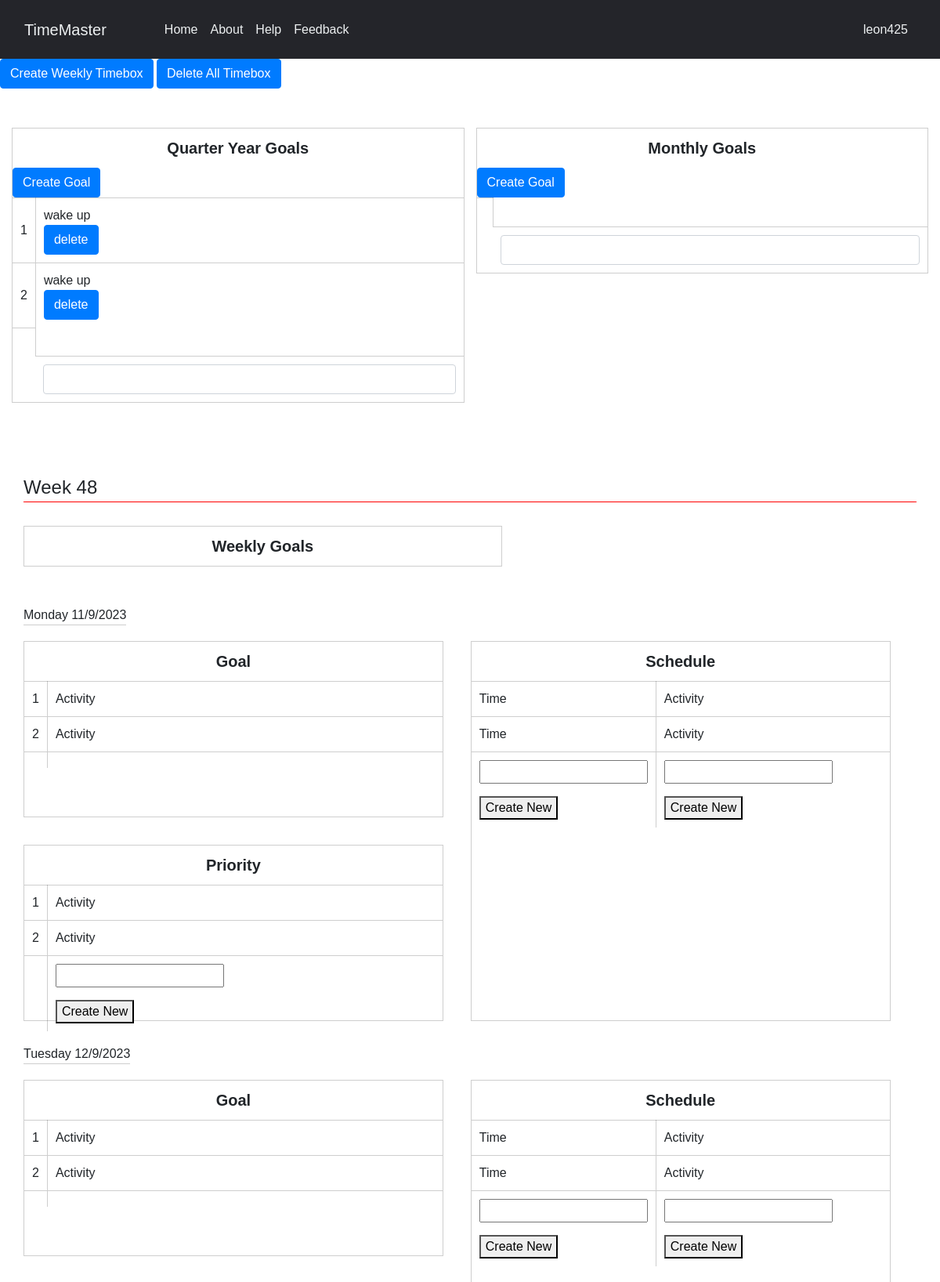
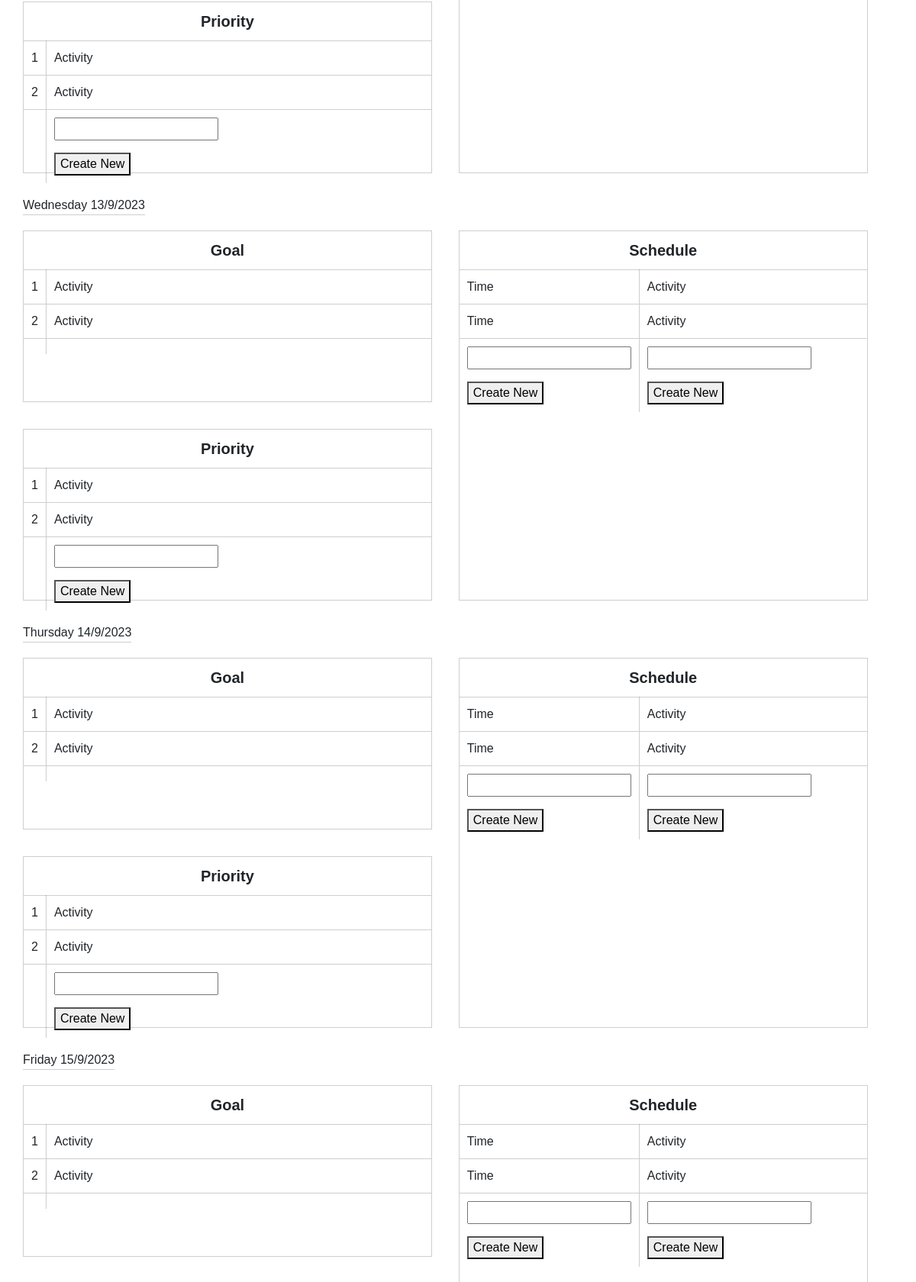
Page /timeboxing/ (signed in, upper part) on the committed database (2 pictures, top to bottom).
### list/timebox_models.py (models this page shows, shortened)
class Quarterly_goal(models.Model):
    user = models.ForeignKey(User, on_delete=models.CASCADE, null=True)
    name = models.CharField(max_length=200)

class Timebox(models.Model):
    user = models.ForeignKey(User, on_delete=models.CASCADE, null=True)
    name = models.CharField(max_length=200)
    weekNum = models.CharField(max_length=200, default=0)

### list/timebox.py (the view, shortened to what this page needs)
# urls.py: path("timeboxing/", timebox.timebox, name="timeboxing"),
def timebox(response):
    tb = Timebox.objects.all()
    days = ["Monday","Tuesday","Wednesday","Thursday","Friday","Saturday","Sunday"]
    result = time.localtime(time.time())
    img_plus = Images.objects.get(name="plus")
    this_week = math.ceil(result.tm_yday/7)
    quarterly_goal = Quarterly_goal.objects.all()
    monthly_goal = Monthly_goal.objects.all()
    weekly_goal = Weekly_goal.objects.all()
    def checkTheIdWeekly(check):
        count = None
        for i in range(len(check)): #find the c
            if check[i].isalpha():
                count = i
                break
            if i == len(check)-1: #meaning i is in the end of the string
                count = len(check)
                break
        listId = check[:count]
        t = ToDoList_w.objects.get(id=int(listId))
        return t
    listOfWeekNum_2 = []
    for i in ListOfWeekNum_2.objects.all():
        if not(i.weekId in ListOfWeekNum_2.objects.all()):
            listOfWeekNum_2.append(i.weekId)
    form_w = CreateNewItem()
    form2_w = ChangeListName()
    form_quarterly_goal = CreateQuarterlyGoal()
    form_monthly_goal = CreateMonthlyGoal()
    form_weekly_goal = CreateWeeklyGoal()
    form_goal = CreateNewItem()
    form_priority = CreateNewItem()
    form_schedule = CreateNewItem()
    form_time_schedule =CreateNewItem()
    return render(response, "main/timebox.html", {"tb":tb, "quarterly_goal":quarterly_goal, "monthly_goal":monthly_goal, "weekly_goal":weekly_goal, "form_w":form_w, "form2_w":form2_w, "this_week":this_week, "form_quarterly_goal":form_quarterly_goal, "form_monthly_goal":form_monthly_goal, "form_weekly_goal":form_weekly_goal, "form_goal":form_goal, "form_priority":form_priority, "form_schedule":form_schedule, "form_time_schedule":form_time_schedule,})

### list/form.py
class CreateNewItem(forms.Form): #the form name. Inherit from form. #Field are the same in the database. Create the attributes
    name = forms.CharField(label="Name", max_length=200,) #string label field

class ChangeListName(forms.Form):
   name = forms.CharField(label="Name", max_length=200,)

### list/templates/main/timebox.html (shortened to what this page needs)
<!DOCTYPE html>
{% extends "main/base2.html" %}
{% load static %}
    {% block head %}
    <link rel="stylesheet" type="text/css" href="{% static '/css/timebox.css' %}">
    {% endblock head %}
    {% block content %}
    <form method="post" action="/timeboxing/">
        <button type="submit" class="btn btn-primary" name="create_template_tb" value="muah">Create Weekly Timebox</button>
        <button type="submit" class="btn btn-primary" name="delete_all_tb_week" value="muah">Delete All Timebox</button>
    </form>
    <div class="container all_goals">
        <div class="row all_goal" style="margin-right:30px;">
            <div class="inner_head" style="">Quarter Year Goals</div>
                <table style="">
                    {% for goal in quarterly_goal %}
                    <tr>
                        <td>
                            {{forloop.counter}}
                        </td>
                        <td>
                            {{goal.name}}
                            <form method="post" action="/timeboxing/">
                                <button type="submit" class="btn btn-primary" name="delete_quarterly_goal" value="{{goal.id}}">delete</button>
                            </form>
                        </td>
                    </tr>
                    {% endfor %}
                    <tr>
                        <td style="">
                            <div class="form-group">
                                <form method="post" action="/timeboxing/" class="form_goal">
                                    {{form_quarterly_goal}}
                                    <button type="submit" class="btn btn-primary" name="create_quarterly_goal" value="muahh">Create Goal</button>
                                </form>
                            </div>
                        </td>
                    </tr>
                </table>
        </div>
        <div class="row all_goal">
            <div class="inner_head" style="">Monthly Goals</div>
            <table>
                <tr>
                    <td style="">
                        <div class="form-group">
                            <form method="post" action="/timeboxing/" class="form_goal">
                                {{form_monthly_goal}}
                                <button type="submit" class="btn btn-primary" name="create_monthly_goal" value="muahh">Create Goal</button>
                            </form>
                        </div>
                    </td>
                </tr>
            </table>
        </div>
    </div>
    <div class="container">
        {% for timebox in tb %}
            {% if timebox.user == user %}
                {% if forloop.counter|divisibleby:8 or forloop.counter == 1 %}
                    <div class="row timebox_week">Week {{this_week}}</div>
                    <div class="row all_goal">
                        <div class="inner_head">Weekly Goals</div>
                    </div>
                {% endif %}
                <div class="row timebox">
                    <div class="timebox_name">{{timebox.name}}</div>
                    <div class="timebox_grid">
                        <div class="timebox_item goal">
                            <div class="inner_head">Goal</div>
                            <table>
                                <tr>
                                <td>1</td>
                                <td>Activity</td>
                                </tr>
                                <tr>
                                <td>2</td>
                                <td>Activity</td>
                                </tr>
                                <tr>
                                <td></td>
                                <td>
                                </td>
                                </tr>
                                </table>
                        </div>
                        <div class="timebox_item priority">
                            <div class="inner_head">Priority</div>
                            <table>
                                <tr>
                                <td>1</td>
                                <td>Activity</td>
                                </tr>
                                <tr>
                                <td>2</td>
                                <td>Activity</td>
                                </tr>
                                <tr>
                                    <td></td>
                                    <td>
                                        <form method="post" action="/timeboxing/">
                                            {{form_priority.as_p}}
                                            <button type="submit" name="create_priority" value="muahh" class="">Create New</button>
                                        </form>
                                    </td>
                                    </tr>
                                </table>
                        </div>
                        <div class="timebox_item schedule">
                            <div class="inner_head">Schedule</div>
                            <table class="table_schedule">
                            <tr>
                            <td>Time</td>
                            <td>Activity</td>
                            </tr>
                            <tr>
                            <td>Time</td>
                            <td>Activity</td>
                            </tr>
                            <tr>
                                <td>
                                    <form method="post" action="/timeboxing/">
                                        {{form_time_schedule.as_p}}
                                        <button type="submit" name="create_time_schedule" value="muahh" class="">Create New</button>
                                    </form>
                                </td>
                                <td>
                                    <form method="post" action="/timeboxing/">
                                        {{form_goal.as_p}}
                                        <button type="submit" name="create_schedule" value="muahh" class="">Create New</button>
                                    </form>
                                </td>
                            </tr>
                            </table>
                        </div>
                    </div>
                </div>
            {% endif %}
        {% endfor %}
    </div>
    {% endblock %}

### list/templates/main/base2.html (shortened to what this page needs)
<!DOCTYPE html>
{% load static %}
<html lang="en">
<head>
    <link href"{% static 'css\main.min.css' %}" rel="stylesheet">
    <link rel="stylesheet" href="https://cdn.jsdelivr.net/npm/bootstrap@4.3.1/dist/css/bootstrap.min.css">
    {% block head %}
    {% endblock head %}
</head>
<body>
<div class="navigation">
    <nav class="navbar navbar-expand-lg bg-body-tertiary" style="background-color:#24252A; height:75px; ">
        <div class="container-fluid" style="">
          <a class="navbar-brand" href="#" style="color:#edf0f1;">TimeMaster</a>
          <div class="collapse navbar-collapse" id="navbarText" style="margin-left:50px; display:grid; grid-template-columns: auto auto auto auto auto; grid-column-gap:50px">
            <ul class="navbar-nav me-auto mb-2 mb-lg-0">
            <li class="nav-item">
              <a class="nav-link active" aria-current="page" href="../">Home</a>
            </li>
            <li class="nav-item">
              <a class="nav-link" href="#">About</a>
            </li>
            <li class="nav-item">
              <a class="nav-link" href="#">Help</a>
            </li>
            <li class="nav-item">
              <a class="nav-link" href="#">Feedback</a>
            </li>
          </ul>
            </div>
            <span class="navbar-text" style="color:white">
              {% if user.is_authenticated %}
              <span class="navbar-text"><a class="nav-link" href="/profile" style="background-color:brightblue; border-radius:15px; padding:10px;">{{user}}</a></span>
            {% else %}
            <span class="navbar-text"><a class="nav-link" href="/login" style="border-radius:15px; padding:10px;";>Log in</a></span>
            <span class="navbar-text">|</span>
            <span class="navbar-text"><a class="nav-link" href="/register" style="border-radius:15px; padding:10px; ";>Sign up</a></span>
            {% endif %}
            </span>
          </div>
        </div>
<div id="content" ,name="content", class="main">
    {% block content %}{% endblock %}
</div>
</body>
</html>

### static/css/timebox.css (style rules this page uses)
table { width:100%; }
.all_goals { display:flex; justify-content:center; padding:0px; margin-top:50px; }
.all_goal { height:100%; border:1px solid rgba(13,13,13,0.2); width:55%; }
.timebox { margin-top:50px; height:500px; margin-bottom:60px; }
.timebox_week { margin-top:90px; margin-bottom:30px; font-size:1.5em; font-weight:500; border-bottom:1px solid red; }
.timebox_name { border-bottom: 1px solid rgba(13,13,13,0.2); margin-bottom:20px; }
.timebox_grid { display: grid; grid-template-columns: 47% 47%; grid-template-rows: 45% 45%; grid-gap:35px 35px; align-items:space-evenly; width:100%; height:100%; }
.timebox_item { border: 1px solid rgba(13,13,13,0.2); display:flex; flex-direction:column; align-items:center; }
.goal { grid-column: 1/2; grid-row: 1/2; }
.priority { grid-column: 1/2; grid-row: 2/3; }
.schedule { grid-column:2/3; grid-row: 1/3; }
.inner_head { width:100%; text-align:center; font-size:1.25em; padding:10px; font-weight:550; }
td { border-top: 1px solid rgba(13,13,13,0.2); width:100%; padding:10px; }
td:first-child { width:100px; border-right:1px solid rgba(13,13,13,0.2); }

### rows in the picture
Quarterly_goal: name "wake up"
Quarterly_goal: name "wake up"
Timebox: this_week "48", name "Monday 11/9/2023"
Timebox: name "Tuesday 12/9/2023"
Timebox: name "Wednesday 13/9/2023"
Timebox: name "Thursday 14/9/2023"
Timebox: name "Friday 15/9/2023"

### other values in the picture
{{ user }} "leon425"
